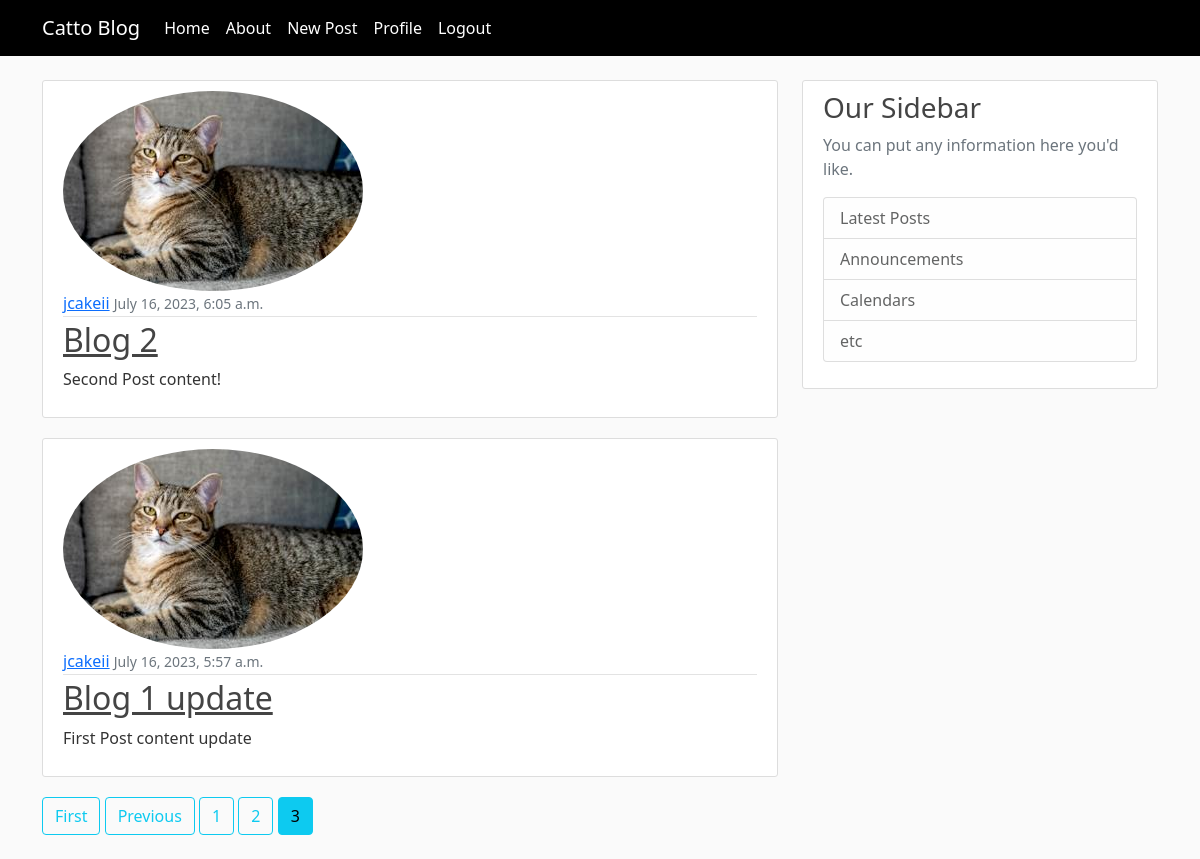
/?page=3 (signed in), run on the app's committed database.
### blog/models.py (models this page shows, shortened)
class Post(models.Model): #each class is its own table in the database
    title = models.CharField(max_length = 100)
    content = models.TextField()
    date_posted = models.DateTimeField(default = timezone.now) #set the date posted to current date
    author = models.ForeignKey(User, on_delete=models.CASCADE) #pass in the related User table and what we want Django to do if the user who created the post gets deleted: if a user gets deleted, delete the post

### user/models.py (models this page shows, shortened)
class Profile(models.Model):
    user = models.OneToOneField(User, on_delete=models.CASCADE) #if user is deleted, delete the profile
    image = models.ImageField(default = 'default.jpg', upload_to = 'profile_pics')

### blog/views.py (the view)
# urls.py: path('', PostListView.as_view(), name= 'blog-home'),
class PostListView(ListView):
    model = Post
    template_name = 'blog/home.html' #<app>/<model>_<viewtype>.html
    context_object_name = 'posts'
    ordering = ['-date_posted']
    paginate_by = 5

### blog/templates/blog/home.html (shortened to what this page needs)
{% extends "blog/base.html" %}
{% block content %}
  {% for post in posts %}
    <article class="media content-section">
        <img class ="rounded-circle article-image" src = "{{ post.author.profile.image.url }}">
        <div class="media-body">
          <div class="article-metadata">
            <a class="mr-2" href="{% url 'user-posts' post.author.username %}">{{ post.author }}</a>
            <small class="text-muted">{{ post.date_posted }}</small>
          </div>
          <h2><a class="article-title" href="{% url 'post-detail' post.id %}">{{ post.title }}</a></h2>
          <p class="article-content">{{ post.content }}</p>
        </div>
      </article>
  {% endfor %}
  {% if is_paginated %}
  {% if page_obj.has_previous %}
    <a class="btn btn-outline-info mb-4" href="?page=1">First</a>
    <a class="btn btn-outline-info mb-4" href="?page={{ page_obj.previous_page_number }}">Previous</a>
  {% endif %}
  {% for num in page_obj.paginator.page_range %}
    {% if page_obj.number == num %}
      <a class="btn btn-info mb-4" href="?page={{ num }}">{{ num }}</a>
    {% elif num > page_obj.number|add:'-3' and num < page_obj.number|add:'3' %}
      <a class="btn btn-outline-info mb-4" href="?page={{ num }}">{{ num }}</a>
    {% endif %}
  {% endfor %}
{% endif %}
{% endblock content %}

### blog/static/blog/main.css (style rules this page uses)
body { background: #fafafa; color: #333333; margin-top: 5rem; }
h1, h2, h3, h4, h5, h6 { color: #444444; }
.content-section { background: #ffffff; padding: 10px 20px; border: 1px solid #dddddd; border-radius: 3px; margin-bottom: 20px; }
.article-title { color: #444444; }
.article-content { white-space: pre-line; }
.article-metadata { padding-bottom: 1px; margin-bottom: 4px; border-bottom: 1px solid #e3e3e3 }

### data on the page
Post: author.profile.image (picture), author "jcakeii", date_posted "July 16, 2023, 6:05 a.m.", title "Blog 2", content "Second Post content!"
Post: author.profile.image (picture), author "jcakeii", date_posted "July 16, 2023, 5:57 a.m.", title "Blog 1 update", content "First Post content update"

### other printed values
{{ num }} "1" "2"
{{ num }} "3"
